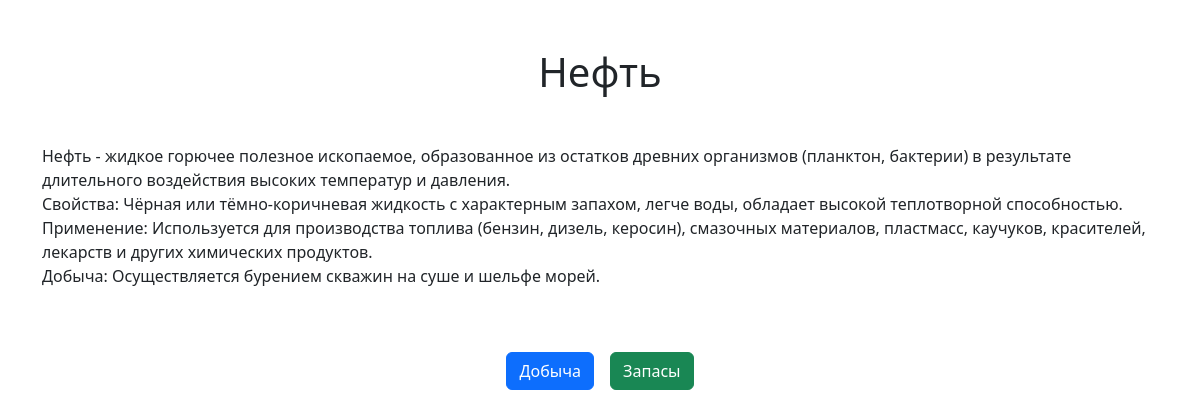
/34/, run on the app's committed database.
### minerals/models.py (models this page shows, shortened)
class Mineral(models.Model):
    name = models.CharField(max_length=100, verbose_name="Название полезного ископаемого")
    description = models.TextField(verbose_name="Описание", blank=True, null=True)
    extraction_url = models.URLField(verbose_name="Ссылка на добычу (Datawrapper)")
    reserves_url = models.URLField(verbose_name="Ссылка на запасы (Datawrapper)")
    class Meta:
        verbose_name = "Полезное ископаемое"
        verbose_name_plural = "Полезные ископаемые"

### minerals/views.py (the view)
# urls.py: path('<int:mineral_id>/', views.mineral_detail, name='mineral_detail'),
def mineral_detail(request, mineral_id):
    mineral = get_object_or_404(Mineral, id=mineral_id)
    show_reserves = True
    if mineral.name == "Цементное сырьё":
        show_reserves = False
    return render(request, 'minerals/mineral_detail.html', {
        'mineral': mineral,
        'show_reserves': show_reserves
    })

### minerals/templates/minerals/mineral_detail.html (shortened to what this page needs)
<!DOCTYPE html>
<html lang="en">
<head>
    <link href="https://cdn.jsdelivr.net/npm/bootstrap@5.3.0-alpha1/dist/css/bootstrap.min.css"  rel="stylesheet">
</head>
<body>
    <div class="container mt-5">
        <h1 class="text-center mb-4">{{ mineral.name }}</h1>
        <div class="mb-4" style="white-space: pre-line;">
            <p>{{ mineral.description }}</p>
        </div>
        <div class="d-flex justify-content-center gap-3">
            <a href="{% url 'datawrapper_redirect' mineral.id 'extraction' %}" class="btn btn-primary">Добыча</a>
            {% if show_reserves %}
                <a href="{% url 'datawrapper_redirect' mineral.id 'reserves' %}" class="btn btn-success">Запасы</a>
            {% endif %}
        </div>
    </div>
</body>
</html>

### data on the page
Mineral: name "Нефть", description "Нефть - жидкое горючее полезное ископаемое, образованное из остатков древних организмов (планктон, бактерии) в результате длительного воздействия высоких температур и давления. Свойства: Чёрная или тёмно-коричневая жидкость с характерным запахом, легче воды, обладает высокой теплотворной способностью. Применение: Используется для производства топлива (бензин, дизель, керосин), смазочных материалов, пластмасс, каучуков, красителей, лекарств и других химических продуктов. Добыча: Осуществляется бурением скважин на суше и шельфе морей."
